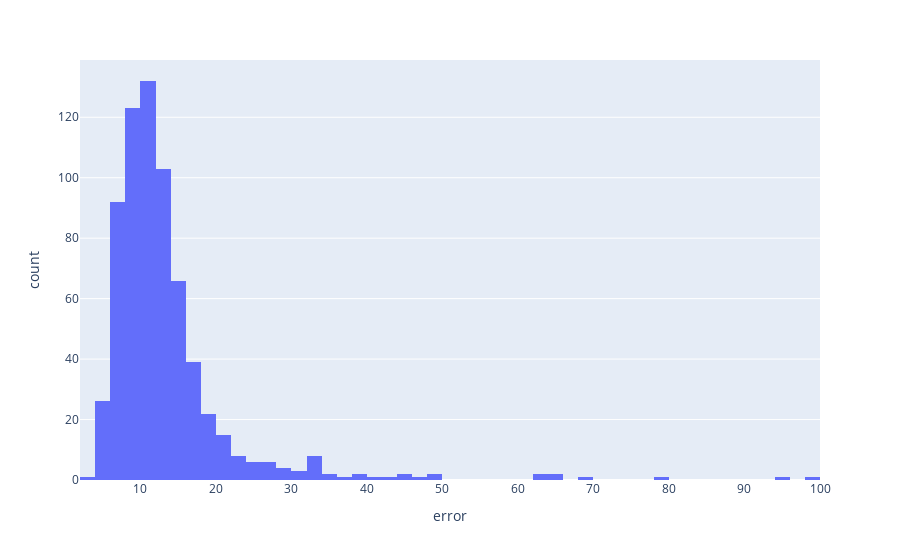

Source (notebook cell):
### Code cell
px.histogram(x=quantization_errors, labels={
    'x': 'error'
})

### Figure 1 — Plotly figure (JSON) as saved in the notebook; plotly's stock layout.template omitted (floating-point values rounded to 4 significant figures; data arrays with more than 128 entries replaced by an {"elided": "..."} marker saying what was removed)
{"data": [{"alignmentgroup": "True", "bingroup": "x", "hovertemplate": "error=%{x}<br>count=%{y}<extra></extra>", "legendgroup": "", "marker": {"color": "#636efa", "pattern": {"shape": ""}}, "name": "", "offsetgroup": "", "orientation": "v", "showlegend": false, "type": "histogram", "x": {"elided": "674 float values"}, "xaxis": "x", "yaxis": "y"}], "layout": {"barmode": "relative", "legend": {"tracegroupgap": 0}, "margin": {"t": 60}, "xaxis": {"anchor": "y", "domain": [0, 1], "title": {"text": "error"}}, "yaxis": {"anchor": "x", "domain": [0, 1], "title": {"text": "count"}}}}
